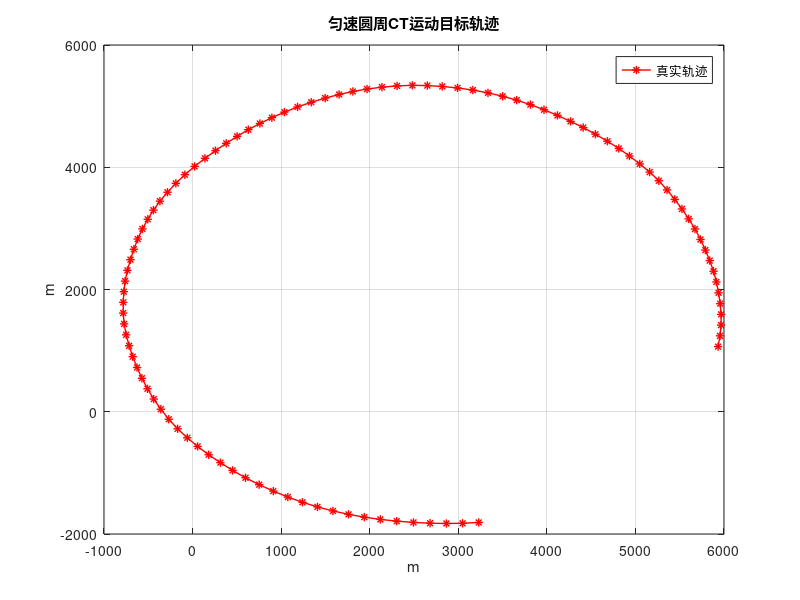

Reproduce this figure in MATLAB.
clear all; close all; clc;
%% initial parameter
n=4; %dimension of the target ;

M=3; %number of rader
N=100; %the runs atime
chan=6; %channel, for the class of fiter
w_mu=[0,0]'; % mean of process noise 
v_mu=[0,0]'; % mean of measurement noise
%covariance of process noise
q_x=3; %m/s^2
q_y=q_x;
Qk=diag([q_x^2,q_y^2]); 
% state matrix
T_f=1; %sample time of fusion center
w=-pi/180*3;% 转弯角速度
Fk= [1 sin(w*T_f)/w 0 -(1-cos(w*T_f))/w
       0 cos(w*T_f)   0 -sin(w*T_f)
       0 (1-cos(w*T_f))/w 1 sin(w*T_f)/w
       0  sin(w*T_f) 0 cos(w*T_f) ]; %
Gk= [ T_f^2/2  0
       T_f     0
       0      T_f^2/2
       0      T_f ]; %
   
% intial state 
x_bar=[3500,-130,200,00]';
P_0=diag([5e6,10^4,5e6,10^4]); %initial covariance
% x_bar=[-1000,50,-800,100]';
% P_0=diag([1e5,1e3,1e5,1e3]); %initial covariance   


x0=mvnrnd(x_bar,P_0); % 初始状态
%x0=(x+normrnd(0,0.001)')';
x=x0';
for k=1:N
   %% %%%%%%% target model %%%%%%%%%%%%%%%%%%%%
   %% 目标运动学模型(被跟踪目标建模)，匀速运动CV模型
    w=mvnrnd(w_mu',Qk)';%过程噪声方差
    x=Fk*x+Gk*w;
    sV(:,k,1,1)=x;

end
% 二维匀速圆周CT运动目标轨迹       
figure
plot(sV(1,:,1,1),sV(3,:,1,1),'-*r','LineWidth',1)
grid on
xlabel('m');ylabel('m');
legend('真实轨迹')
title('匀速圆周CT运动目标轨迹')   
   
   

